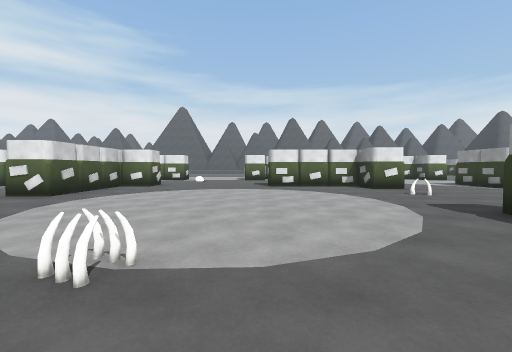
view 1 (above)

17 first-person views from a walk through a 3-D level made in the Unity game engine. The camera is 1.3 m above the floor, tilts 2° down and sees 90° across. The floor is counted in squares, 2 m on a side. Each view is taken from the middle of a square. On the plan, view 1 faces up. The plan holds only what a view shows up to about 9 squares ahead; the rest is blank. The place goes on beyond the plan. Surface patterns are stand-ins for the level's own textures.

view 2
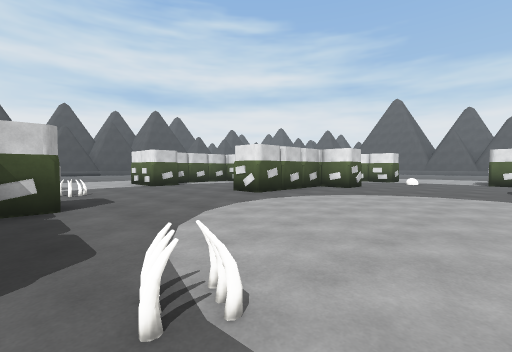

view 3
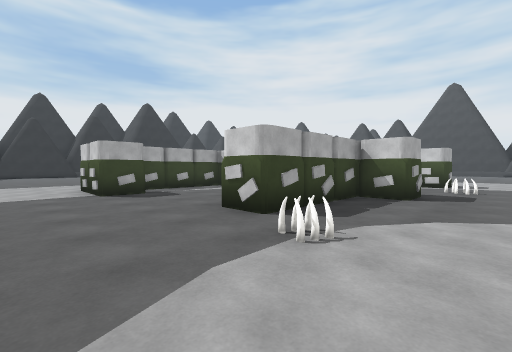

view 4
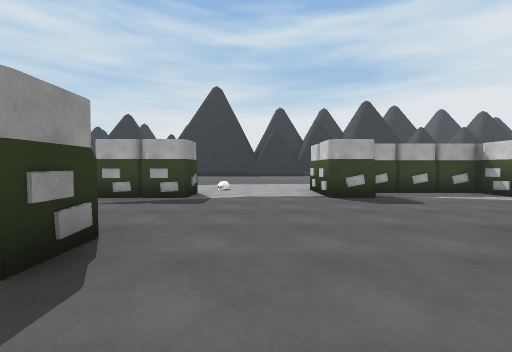

view 5
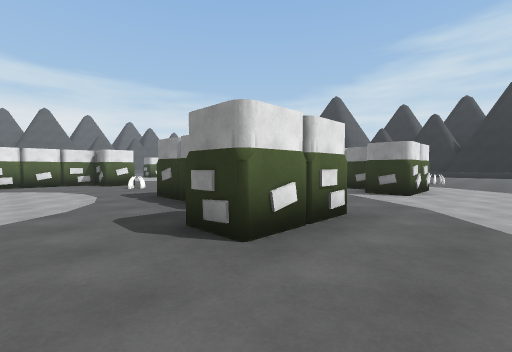

view 6
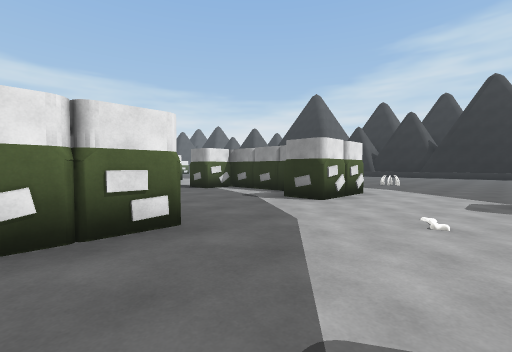

view 7
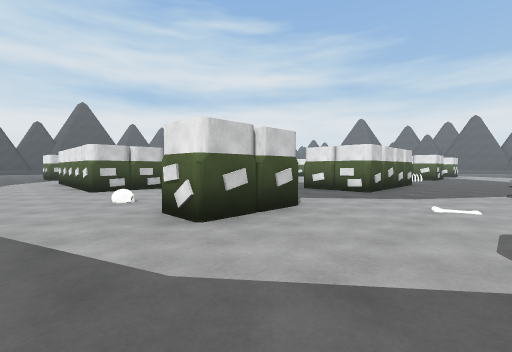

view 8
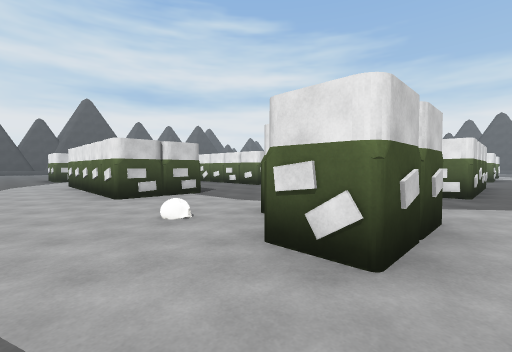

view 9
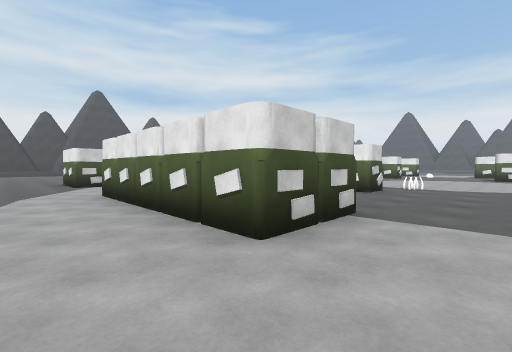

view 10
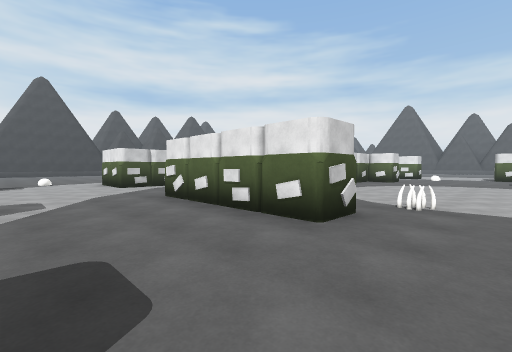

view 11
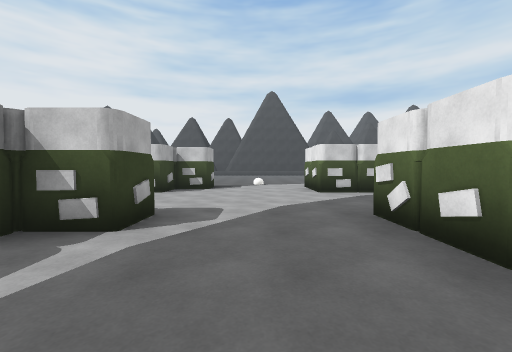

view 12
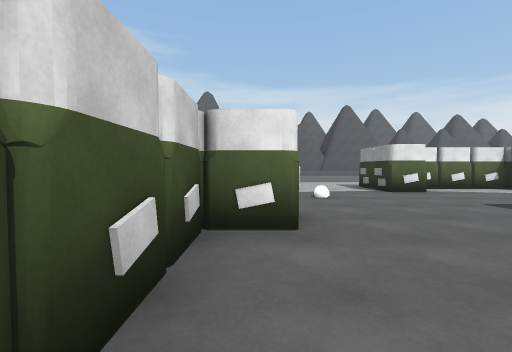

view 13
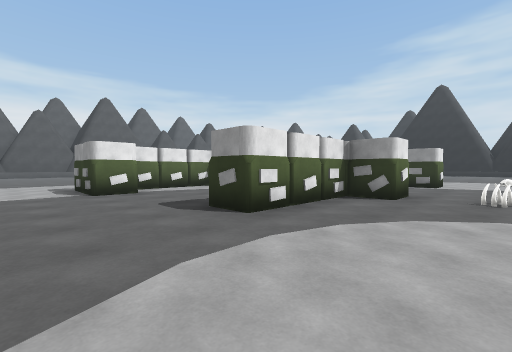

view 14
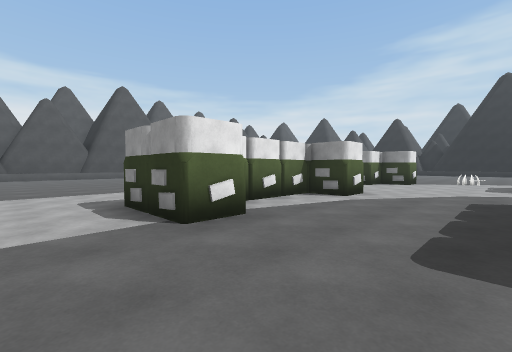

view 15
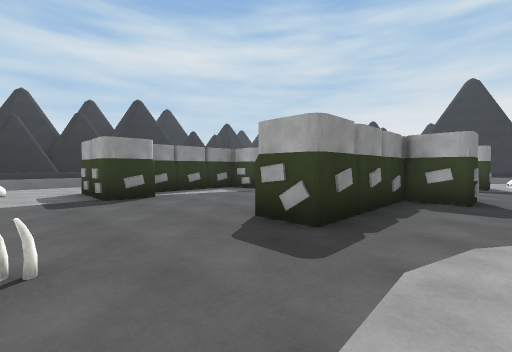

view 16
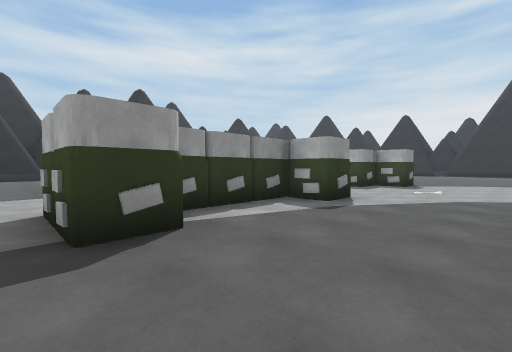

view 17
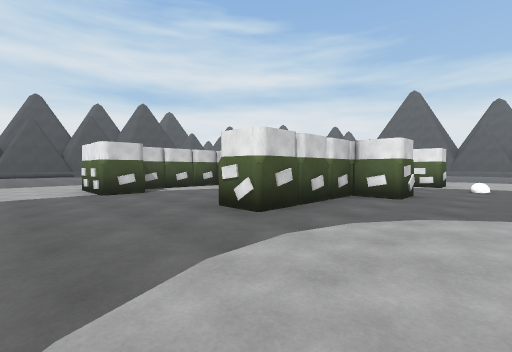

### Floor plan
Points are (right, up) in squares from view 1. A wall is a line through its corners. A room is listed if a view was taken in it or the views show most of it. See-through windows are left out.
Room 1 (views 1, 2, 3, 4, 5, 6, 7, 8, 9, 10, 11, 12, 13, 14, 15, 16, 17)
walls: (-2.3, -0.4) (-3.5, -0.2); (-2.5, -0.2) (-3.8, -0.4); (-2.8, 0.7) (-1.5, 0.5) (-1.5, -0.4) (-5.5, -0.4); (3.7, -0.4) (2.4, -0.2) (2.4, 0.6) (3.4, 0.6) (3.4, 3.6) (4.5, 3.6) (4.5, -0.2) (3.2, -0.4); (-4.4, -0.4) (-5.5, -0.2); (-1.5, -3.4) (-0.5, -3.4) (-0.5, -5.4) (-5.5, -5.4); (4.5, -0.4) (2.4, -0.4); (-5.5, 1.6) (-4.5, 1.6) (-4.5, 0.6) (-1.5, 0.6); (2.4, -4.4) (2.4, -3.4) (4.5, -3.4) (4.5, -5.4) (3.5, -5.4); (-1.6, -5.2) (-2.8, -5.4); (-3.5, -4.5) (-2.4, -4.3); (-1.4, -5.4) (-2.5, -5.2); (-5.5, -3.4) (-4.5, -3.4) (-4.5, -4.4) (-1.9, -4.4); (-3.6, -5.2) (-4.7, -5.4); (7.4, 0.6) (8.4, 0.6); (1.7, 8.6) (0.4, 8.8) (0.4, 9.6); (4.5, 7.6) (3.4, 7.6) (3.4, 8.6) (0.4, 8.6); (2.4, 8.8) (1.3, 8.6); (-8.5, 1.6) (-8.5, -0.4); (-3.5, 9.6) (-3.5, 8.6) (-4.5, 8.6) (-4.5, 5.6) (-5.5, 5.6); (9.5, -0.4) (7.4, -0.4) (7.4, 0.6) (8.4, 0.8) (8.4, 3.6) (7.4, 3.6) (7.4, 4.6) (8.4, 4.6); (7.4, -5.4) (7.4, -4.4) (8.4, -4.4) (8.4, -3.5); (-9.5, -3.4) (-9.5, -4.4) (-8.5, -4.4) (-8.5, -5.4); (8.4, 7.6) (7.4, 7.6); (0.5, 12.6) (-0.6, 12.6); (4.5, 12.6) (3.4, 12.6) (3.4, 13.6) (0.8, 13.6); (2.5, 13.8) (1.2, 13.6)
ways out: opening at (-9.5, -6.5); opening at (-8.4, 2.1); opening at (-2.8, 11.8); opening at (6.7, 8.2); opening at (10, -2)
objects: other object (-7, 2); other object (-1, 2); other object (4, 6); other object (6, -2)

Positions as (right, up) in squares from view 1, and headings:
1: (0, 0), facing up
2: (0, 1), facing up-left
3: (1, 3), facing down-left
4: (1, 2), facing down
5: (1, -2), facing up-right
6: (3, -3), facing up-right
7: (7, -7), facing up-left
8: (5, -7), facing up-left
9: (1, -7), facing up-left
10: (0, -3), facing up-left
11: (-2, -2), facing left
12: (-4, 6), facing up
13: (-2, 6), facing up-right
14: (-2, 10), facing up-right
15: (2, 6), facing down-right
16: (5, 5), facing down-right
17: (-2, 3), facing up-left
